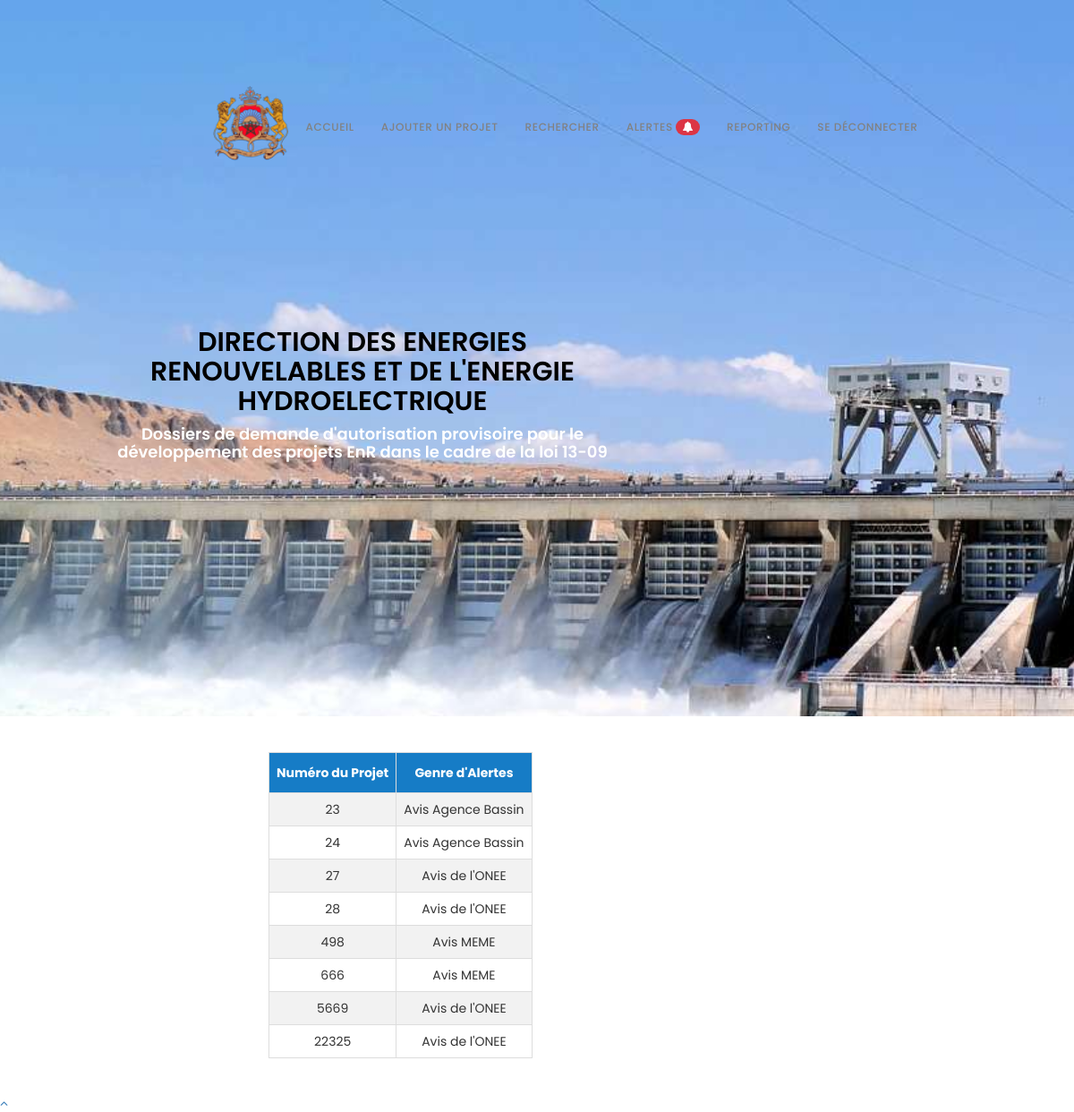
Page /alertes_hyd.php (signed in) on the committed database.
### tables this page shows
CREATE TABLE IF NOT EXISTS `energiehydroelectrique` (
  `Numero` int NOT NULL,
  `Demandeur` varchar(500)  NOT NULL,
  `Nom du projet` varchar(500)  NOT NULL,
  `Region` varchar(500)  NOT NULL,
  `Province` varchar(500)  NOT NULL,
  `Localite` varchar(500)  NOT NULL,
  `Puissance` float NOT NULL,
  `Productible previsionnel` float NOT NULL,
  `Co2 evite TCO2/an` float NOT NULL,
  `Source energie` varchar(500)  NOT NULL,
  `Coordonnees Geographique/Coordonnees Lambert` varchar(500)  NOT NULL,
  `Investissement du projet` float NOT NULL,
  `Etat avancement` varchar(500)  NOT NULL,
  `Depot a la DEREE` varchar(500) NOT NULL,
  `Envoi du dossier a l'ONEE` varchar(500) NOT NULL,
  `Reponse ONEE` varchar(500)  NOT NULL,
  `Depot du complement du dossier par le developpeur` varchar(500)  NOT NULL,
  `Envoi du complement du dossier a l'ONEE` varchar(500)  NOT NULL,
  `Reponse ONEE en Cas Du 2 Complement` varchar(500) NOT NULL,
  `Depot du 2 complement du dossier par le developpeur` varchar(500) NOT NULL,
  `Envoi du 2 complement du dossier a l'ONEE` varchar(500) NOT NULL,
  `Reponse ONEE en Cas Du 3 Complement` varchar(500) NOT NULL,
  `Depot du 3 complement du dossier par le developpeur` varchar(500) NOT NULL,
  `Envoi du 3 complement du dossier a l'ONEE` varchar(500) NOT NULL,
  `Reponse ONEE en Cas Du 4 Complement` varchar(500) NOT NULL,
  `Depot du 4 complement du dossier par le developpeur` varchar(500) NOT NULL,
  `Envoi du 4 complement du dossier a l'ONEE` varchar(500) NOT NULL,
  `Avis de l'ONEE` varchar(500)  NOT NULL,
  `Envoi du dossier au departement eau` varchar(500) NOT NULL,
  `Reponse Departement de l'eau` varchar(500)  NOT NULL,
  `Depot du complement du dossier par le developpeur/ABH` varchar(500)  NOT NULL,
  `Envoi du complement du dossier a l'ABH` varchar(500)  NOT NULL,
  `Reponse Departement de l'eau en Cas Du 2 Complement` varchar(100)  NOT NULL,
  `Depot du 2 complement du dossier par le developpeur/ABH` varchar(100)  NOT NULL,
  `Envoi du 2 complement du dossier a l'ABH` varchar(100)  NOT NULL,
  `Reponse Departement de l'eau en Cas Du 3 Complement` varchar(100)  NOT NULL,
  `Depot du 3 complement du dossier par le developpeur/ABH` varchar(100)  NOT NULL,
  `Envoi du 3 complement du dossier a l'ABH` varchar(100)  NOT NULL,
  `Reponse Departement de l'eau en Cas Du 4 Complement` varchar(100)  NOT NULL,
  `Depot du 4 complement du dossier par le developpeur/ABH` varchar(100)  NOT NULL,
  `Envoi du 4 complement du dossier a l'ABH` varchar(100)  NOT NULL,
  `Avis Agence Bassin` varchar(500)  NOT NULL,
  `Avis MEME` varchar(500)  NOT NULL,
  `Observations` varchar(500)  NOT NULL,
  PRIMARY KEY (`Numero`)
);

### alertes_hyd.php (the view, shortened to what this page needs)
<!DOCTYPE html>
<html lang="en">
<head>
    <link rel="stylesheet" href="css/bootstrap.min.css">
    <link rel="stylesheet" href="css/animate.css">
    <link rel="stylesheet" href="css/font-awesome.min.css">
    <link rel="stylesheet" href="css/owl.theme.css">
    <link rel="stylesheet" href="css/owl.carousel.css">
    <link rel="stylesheet" href="css/hydr.css">
    <link rel="stylesheet" href="https://cdnjs.cloudflare.com/ajax/libs/font-awesome/4.7.0/css/font-awesome.min.css">
</head>
<body data-spy="scroll" data-offset="50" data-target=".navbar-collapse">
<div class="navbar navbar-fixed-top custom-navbar" role="navigation">
    <div class="container">
        <div class="navbar-header">
            <img src="images/roy.png" >
        </div>
        <div class="collapse navbar-collapse">
            <ul class="nav navbar-nav navbar-right">
                <li><a href="home.php" class="smoothScroll">Accueil</a></li>
                <li><a href="EnergieHydro.php" class="smoothScroll">Ajouter Un Projet</a></li>
                <li><a href="hyd_search.php" class="smoothScroll">Rechercher</a></li>
                <li> <a href="#alertes"  class="smoothScroll">Alertes <span class="badge"><i class="fa fa-bell" aria-hidden="true"></i>
               </span></a></li>
                <li><a href="report_hyd.php" class="smoothScroll">Reporting</a></li>
                <li><a href="logout.php" class="smoothScroll">Se Déconnecter</a></li>
            </ul>
        </div>
    </div>
</div>
<section id="intro" class="parallax-section">
    <div class="container">
        <div class="row">
            <div class="wow fadeInUp col-md-7 col-sm-7" data-wow-delay="0.6s" >
                <h2  style="text-align: center; color: black;">Direction des Energies Renouvelables et de l'energie hydroelectrique		</h2>
                <h4 >Dossiers de demande d'autorisation provisoire pour le développement des projets EnR dans le cadre de la loi 13-09</h4>
            </div>
        </div>
    </div>
</section>
<br><br>
<section id="alertes" class="parallax-section">
    <table id="center">
         <tr>
             <th>Numéro du Projet</th>
             <th>Genre d'Alertes</th>
             </tr>
             <?php
             require_once("db.php");
             $today = date("Y-m-d");
             $sqli="select * from `energiehydroelectrique` ";
             $result=mysqli_query($link,$sqli);
             while ($row = mysqli_fetch_assoc($result)) {
                 $input=substr($row['Depot a la DEREE'], 0, 10);
                 $date1=date('Y-m-d', strtotime($input. ' + 15 days'));
                 if($date1<=$today and $row["Avis de l'ONEE"]==NULL)
                 {
                     echo "<tr>";
                     echo "<td>".$row['Numero'] ."</td>";
                     echo "<td>Avis de l'ONEE</td>";
                     echo "</tr>";
                 }
                 else {
                     $input1=substr($row["Avis de l'ONEE"], -10);
                     $date2=date('Y-m-d', strtotime($input1. ' + 1 month'));
                     if($date2<=$today and $row["Avis Agence Bassin"]==NULL)
                     {
                         echo "<tr>";
                         echo "<td>".$row['Numero'] ."</td>";
                         echo "<td>Avis Agence Bassin</td>";
                         echo "</tr>";
                     }
                     else
                     {
                         $input2=substr($row["Avis Agence Bassin"], -10);
                         $date3=date('Y-m-d', strtotime($input2. ' + 3 months'));
                         if($date3<=$today and $row["Avis MEME"]==NULL)
                         {
                             echo "<tr>";
                             echo "<td>".$row['Numero'] ."</td>";
                             echo "<td>Avis MEME</td>";
                             echo "</tr>";
                         }
                     }
                 }
             }
             ?>
    </table>
    <br><br>
</section>
<a href="#back-top" class="go-top"><i class="fa fa-angle-up"></i></a>
</body>
</html>

### css/hydr.css (style rules this page uses)
.custom-navbar .nav li a .badge { background-color: #dc3545 !important; }
tbody>tr>td { margin: 0 20px; }
table { display: block; overflow-x: auto; white-space: nowrap; margin-left: auto; margin-right: auto; table-layout: fixed; }
#center { border-collapse: collapse; width: 50%; align-items:center; }
#center .th, td { text-align: center; padding: 8px; }
#center td, #center th { border: 1px solid #ddd; padding: 8px; }
#center tr:nth-child(even) { background-color: #f2f2f2; }
#center th { padding-top: 12px; padding-bottom: 12px; text-align: center; color: white; background-color: #167cc6; }
body { background: #ffffff; font-family: 'Poppins', sans-serif; font-style: normal; font-weight: 400; }
h1,h2,h3,h4,h5,h6 { font-weight: 600; }
h2 { font-size: 30px; text-transform: uppercase; }
a { text-decoration: none !important; outline: none; }
.parallax-section { background-attachment: fixed !important; background-size: cover !important; }
.custom-navbar { margin-bottom: 0; background-color: #101010; }
.custom-navbar .nav li a { color: rgb(129, 129, 129); font-size: 12px; font-weight: 500; letter-spacing: 0.6px; text-transform: uppercase; line-height: 40px; transition: all 0.4s ease-in-out; }
@media (min-width:768px) { .custom-navbar { padding: 20px 0; border-bottom: 0; background: 0 0; } }
#intro { background: url('../images/hydro.jpg') 50% 0 repeat-y fixed; -webkit-background-size: cover; background-size: cover; background-position: center center; color: #ffffff; display: -webkit-box; display: -webkit-flex; display: -ms-flexbox; display: flex; -webkit-box-align: center; -webkit-align-items: center; -ms-flex-align: center; align-items: center; height: 100vh; text-align: center; }
* { box-sizing: border-box; font-family: "Poppins", sans-serif; }
.container { margin-top: 70px; margin-left: 90px; width: 90%; display: flex; justify-content: center; align-items: center; }

### rows in the picture
energiehydroelectrique: Numero "23"
energiehydroelectrique: Numero "24"
energiehydroelectrique: Numero "27"
energiehydroelectrique: Numero "28"
energiehydroelectrique: Numero "498"
energiehydroelectrique: Numero "666"
energiehydroelectrique: Numero "5669"
energiehydroelectrique: Numero "22325"
